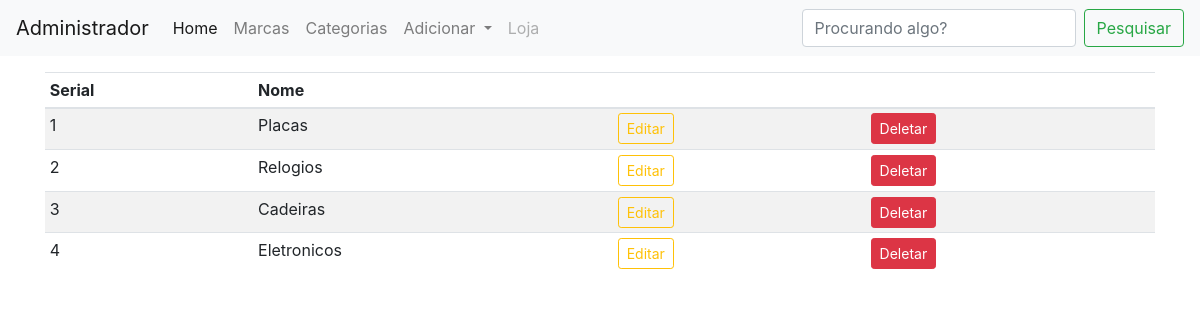
The app's page /marcas (signed in) with its own data.
### shop/products/models.py (models this page shows)
class Marcas(db.Model):
    id = db.Column(db.Integer, primary_key=True)
    name = db.Column(db.String(30), nullable=False, unique=True)

### shop/admin/routes.py (the view)
@app.route('/marcas')
def marcas():
    if 'email' not in session:
        flash(f'Por favor, faça o login antes.', 'success')
        return redirect(url_for('login'))
    marcas = Marcas.query.order_by(Marcas.id.desc()).all()
    return render_template("admin/classificacoes.html", escopo='marcas', marcas=marcas, title='Gestão de Marcas')

### shop/templates/admin/classificacoes.html (shortened to what this page needs)
{% extends 'layoutadmin.html' %}
{% block content %}
<div class="container mt-3">
  <table class="table table-sm table-striped">
    <thead>
      <th>Serial</th>
      <th>Nome</th>
      <th></th>
      <th></th>
    </thead>
    <tbody>
      {% if escopo == 'marcas' %}
      {% for marca in marcas %}
      <tr>
        <td>{{loop.index}}</td>
        <td>{{marca.name}}</td>
        <td><a href="{{url_for('updatemarca', id=marca.id)}}" class="btn btn-sm btn-outline-warning">Editar</a></td>
        <td><button type="button" class="btn btn-danger btn-sm" data-toggle="modal"
            data-target="#exampleModal-{{marca.id}}">Deletar</button></td>
      </tr>
      {% endfor %}
      {% endif %}
    </tbody>
  </table>
</div>
{% endblock content %}

### records on screen
Marcas: name "Placas"
Marcas: name "Relogios"
Marcas: name "Cadeiras"
Marcas: name "Eletronicos"
